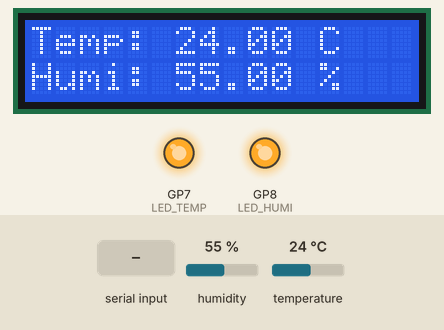
A sketch run on a simulated Raspberry Pi Pico. On the bench: 16×2 character LCD, output pins drawn as LEDs (lit = HIGH). The inputs (shaded band) are chosen by the test bench; at power-on: humidity 55 %, temperature 24 °C. What the sketch prints to the serial monitor is not drawn.

Above: at 1.2 s.
1.3 s: humidity set to 68 %
At 3.3 s:
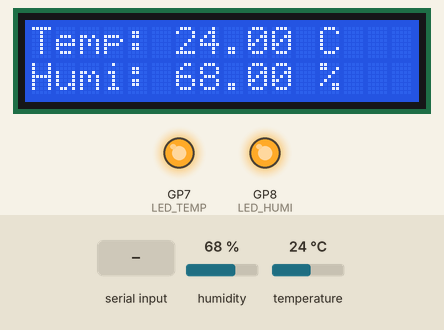
3.6 s: humidity set to 72 %
At 4.7 s:
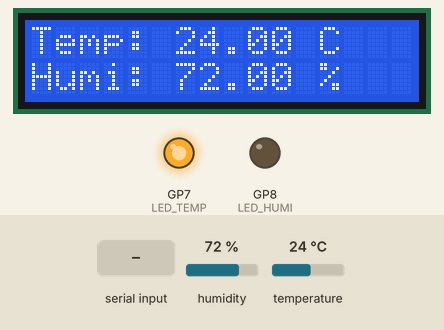
5.7 s: "1,90\n" received over Serial
At 7.0 s:
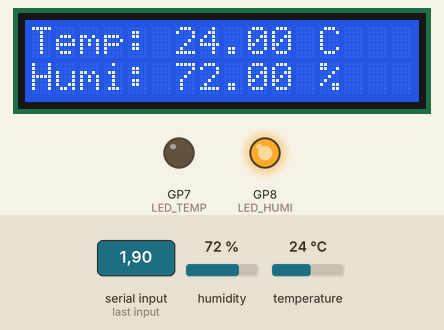
7.7 s: temperature set to 12 °C
At 9.3 s:
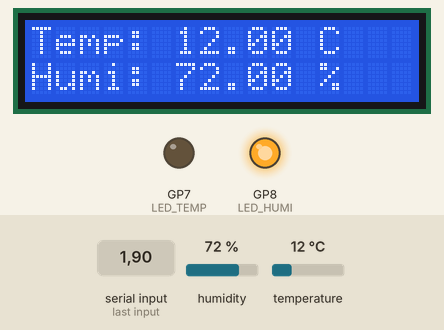
9.8 s: "90,45\n" received over Serial
At 11.6 s:
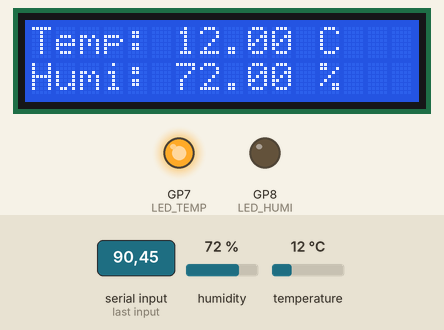
13.1 s: "30,150\n" received over Serial
At 15.1 s:
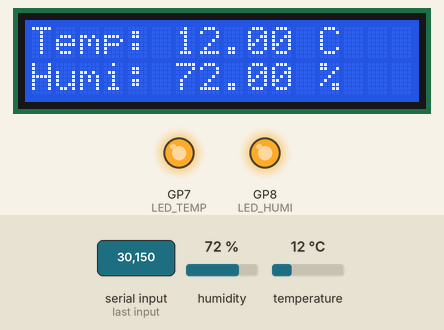
Timing chart, 0 to 16.6 s (numbered marks = the images above; inputs shaded):
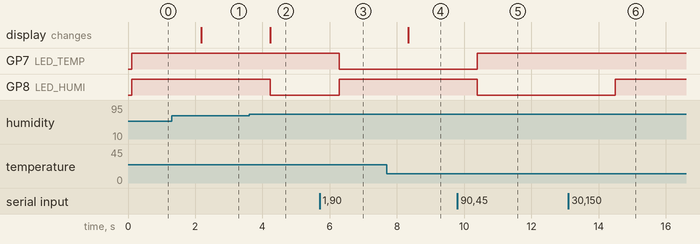

Measured:
- the behaviour switches between 69 and 70 % on humidity (found by bisection; images 1 and 2)
- after the input at 1.3 s, the display: changes after 0.87 s (image 1)
- after the input at 3.6 s, GP8 (LED_HUMI): HIGH → LOW after 0.63 s; the display: changes after 0.63 s (image 2)
- after the input at 5.7 s, GP7 (LED_TEMP): HIGH → LOW after 0.58 s; GP8 (LED_HUMI): LOW → HIGH after 0.58 s
- after the input at 7.7 s, the display: changes after 0.63 s (image 4)
- after the input at 9.8 s, GP7 (LED_TEMP): LOW → HIGH after 0.59 s; GP8 (LED_HUMI): HIGH → LOW after 0.59 s
- after the input at 13.1 s, GP8 (LED_HUMI): LOW → HIGH after 1.4 s

The sketch:

9._ArduinoCode_ENDG511.ino
```cpp
#include <Wire.h>
#include <LiquidCrystal_I2C.h>
#include "DHT20.h"  // DHT20 library (change for DHT22)

// Setups
LiquidCrystal_I2C lcd(0x27, 16, 2);
DHT20 dht;

#define LED_TEMP 7  // Red LED (Temperature Alert)
#define LED_HUMI 8  // Blue LED (Humidity Alert)

// Default
float temperatureVal = 30.0;  // Default value
float humidityVal = 70.0;     // Default value

void setup() {
    Serial.begin(115200);
    Serial.println("DHT20 + LCD + LED Test!");

    Wire.begin();
    dht.begin();
    lcd.init();
    lcd.backlight();

    // LED setup
    pinMode(LED_TEMP, OUTPUT);
    pinMode(LED_HUMI, OUTPUT);
    digitalWrite(LED_TEMP, LOW);
    digitalWrite(LED_HUMI, LOW);
}
// Two loops for controlling Python value gathering and presentation and another for LCD and LED control
void loop() {
    loop1();
    loop2();
}

void loop1() {
  Serial.println("Check for input...");
    if (Serial.available() > 0) {
        String receivedData = Serial.readStringUntil('\n');
        receivedData.trim();

        if (receivedData.length() > 0) {
            Serial.print("Data received: ");
            Serial.println(receivedData);

            // Debug (don't remove unless you want headache)
            Serial.print("Data has been recieved: ");
            for (int i = 0; i < receivedData.length(); i++) {
                Serial.print(receivedData[i]);
                Serial.print(" ");
            }
            Serial.println();

            // For my formatting with python
            int commaOne = receivedData.indexOf(',');
            //int commaTwo = receivedData.indexOf(',', commaOne + 1);

            if (commaOne > 0) {
                String temperatureStr = receivedData.substring(0, commaOne);
                String humidityStr = receivedData.substring(commaOne + 1);
                //String moistureStr = receivedData.substring(commaTwo + 1);

                temperatureVal = temperatureStr.toFloat();
                humidityVal = humidityStr.toFloat();
                //moistureVal = moistureStr.toFloat();

                Serial.print("Temperature Value: "); Serial.println(temperatureVal, 3);
                Serial.print("Humidity Value: "); Serial.println(humidityVal, 3);
                //Serial.print("Moisture Value: "); Serial.println(moistureVal, 3);
            } else {
                Serial.println("Error");
            }
        }
    }
}


void loop2() {
    // Read data from the sensor
    uint8_t status = dht.read();
    float temp = dht.getTemperature();
    float hum = dht.getHumidity();

    // Check if reading is valid
    // Setup LCD display
    if (status == 0 && !isnan(temp) && !isnan(hum)) {
        Serial.print("Humidity: ");
        Serial.print(hum);
        Serial.print(" %\t");
        Serial.print("Temperature: ");
        Serial.print(temp);
        Serial.println(" *C");

        lcd.clear();
        lcd.setCursor(0, 0);
        lcd.print("Temp: ");
        lcd.print(temp);
        lcd.print(" C");

        lcd.setCursor(0, 1);
        lcd.print("Humi: ");
        lcd.print(hum);
        lcd.print(" %");

        // LED control logic
        if (temp < temperatureVal) {
            digitalWrite(LED_TEMP, HIGH); // Turn on Red LED if temp < ML value or 30°C (default)
        } else {
            digitalWrite(LED_TEMP, LOW);  // Turn off otherwise
        }

        if (hum < humidityVal) {
            digitalWrite(LED_HUMI, HIGH); // Turn on Blue LED if humidity < ML vlaue or 70% (default)
        } else {
            digitalWrite(LED_HUMI, LOW);  // Turn off otherwise
        }
    } else {
        Serial.println("Sensor error: Failed to get temperature and humidity.");
    }

    delay(2000);  // Delay before next reading
}
```
